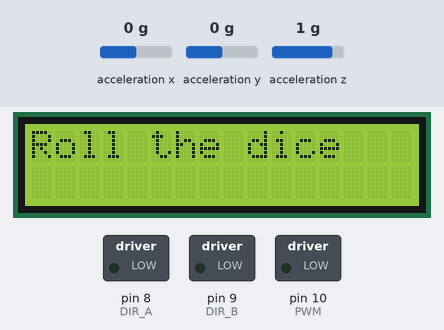
Recording of a sketch running on a simulated Arduino Uno, built with avr-gcc and run on an emulated ATmega328P. Parts: 16×2 character LCD, switched loads named in the sketch (green lamp = pin HIGH). Dashed ring = blinking. Inputs (shaded band) come from the test bench; at power-on: acceleration y 0 g, acceleration x 0 g, acceleration z 1 g. Random numbers use the default seed unless the sketch sets one; what the sketch prints to the serial monitor is not drawn.

Above: at 1.2 s.
1.3 s: acceleration y set to -0.9 g
3.2 s: acceleration y set to -1.2 g
At 5.8 s:
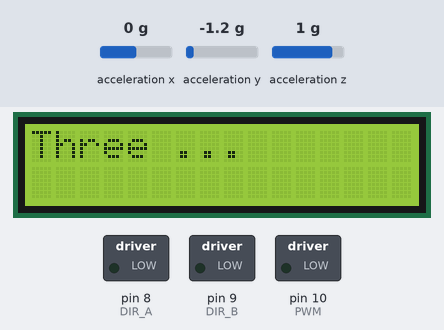
At 7.2 s:
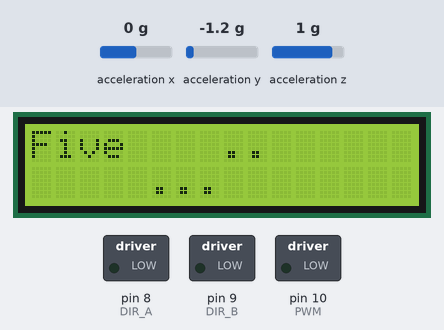
7.3 s: acceleration x set to -1 g
11.1 s: acceleration x set to -1.3 g
At 11.7 s:
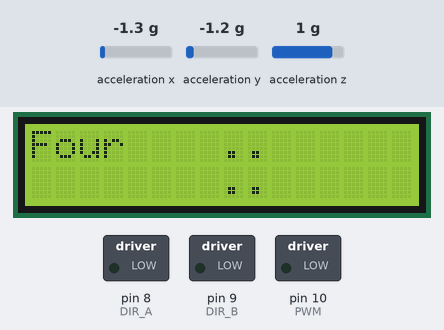
12.6 s: acceleration x set to -0.8 g
At 13.0 s:
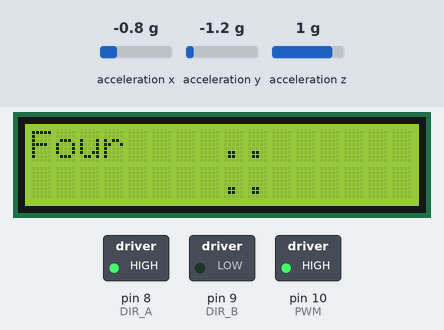
16.7 s: acceleration x set to -1.4 g
Timing chart, 0 to 19.2 s (numbered marks = the images above; inputs shaded):
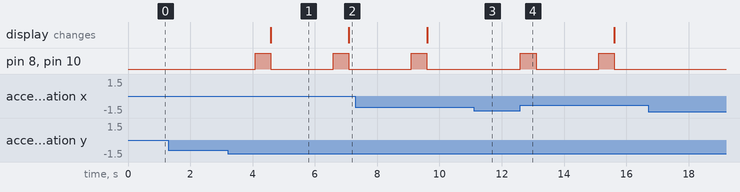

Measured:
- the behaviour switches between -1 and -1.1 g on acceleration y (found by bisection; images 0 and 1)
- the behaviour switches between -1.1 and -1.2 g on acceleration x (found by bisection; images 2 and 3)
- after the input at 1.3 s, every drawn part: stays the same
- after the input at 3.2 s, pin 8 (DIR_A), pin 10 (PWM): alternates HIGH for 0.50 s and LOW for 2.0 s, starting after 0.89 s; the display: changes after 1.4 s (image 1)
- after the input at 11.1 s, every drawn part: stays the same
- after the input at 12.6 s, pin 8 (DIR_A), pin 10 (PWM): alternates HIGH for 0.50 s and LOW for 2.0 s, starting at once
- after the input at 16.7 s, every drawn part: stays the same
- what the display in image 1 shows lasts 2.5 s, from 4.6 s to 7.1 s

The sketch:

AccelerometerModified.ino
```cpp
/*
Name: Jack Bergin
Date: March 26, 2019
Class: Electrical Engineering (H)
Lab: Modified Accelerometer Lab
Description: In this lab an LCD was added as well as a
dice to create a random dice roll based off of the tilt
of the accelerometer.
*/

// Load the LiquidCrystal library, which will give us
// commands to interface to the LCD:
#include <LiquidCrystal.h>
//Library for the accelerometer
#include "CurieIMU.h"

//Sets the perameters for the motors
const int DIR_A = 8;
const int DIR_B = 9;
const int PWM = 10;

// We initialize the pins we're using.
LiquidCrystal lcd(12,11,5,4,3,2);

void setup()
{
  //LCD Setup for the program:
  lcd.begin(16, 2);
  //Clears the LCD
  lcd.clear();
  //Prints out our initial message
  lcd.print("Roll the dice");

  //set motor control pins to OUTPUT
  pinMode(DIR_A, OUTPUT);
  pinMode(DIR_B, OUTPUT);
  pinMode(PWM, OUTPUT);

  // Start the acceleromter
  CurieIMU.begin();

  // Set the accelerometer range to 2G
  CurieIMU.setAccelerometerRange(2);

  //Sets up the serial monitor
  Serial.begin(9600);
}
void loop()
{
  // read accelerometer:
  int x = CurieIMU.readAccelerometer(X_AXIS);
  int y = CurieIMU.readAccelerometer(Y_AXIS);
  int z = CurieIMU.readAccelerometer(Z_AXIS);

  // calculate the absolute values, to determine the largest
  int absX = abs(x);
  int absY = abs(y);
  int absZ = abs(z);

  //If Z is greater than both the X and Y axis we will go into the next if statement
  if ( (absZ > absX) && (absZ > absY))
  {
    //If Z is now greater than zero this means that the accelerometer is level
    if (z > 0)
    {
      //Reset on the LCD
      lcd.clear();
      lcd.print("Roll the dice");

      //Shuts off all motor function
      brake();
      //Prints out:
      Serial.println("No Roll");

      //One second delay before next roll
      delay(1000);
    }
  }

  //else if Y is greater than X and Z its on edge
  else if ( (absY > absX) && (absY > absZ))
  {
    // if Y is positive orientation (digital pins up)and is set to 1
    if (y > 0)
    {
      //Turn the motor on for half a second
      on();
      //Then turn off the motor
      brake();
      //Display the random dice roll on the LCD
      roll();

      //Confirm that the dice was rolled on Serial Monitor
      Serial.println("Roll");
    }
    //the Y is in the negative orientation (analog pins up) and is set to 2
    else
    {
      //Turn the motor on for half a second
      on();
      //Then turn off the motor
      brake();
      //Display the random dice roll on the LCD
      roll();

      //Confirm that the dice was rolled on Serial Monitor
      Serial.println("Roll");
    }
  }
}

//Roll method
void roll()
{
   //Clears the LCD just in case
   lcd.clear();

   //Creates a random number between 1 and 6
   int randomRoll = random(1, 6);

   //Prints our the random number
   Serial.print("Random Number: ");
   Serial.println(randomRoll);

   //Prints out the roll on LCD
   if (randomRoll == 1)
   {
       //Prints out the number
       lcd.print("One");
       //Prints out the die number
       lcd.print("  .");

       //2 second delay
       delay(2000);
   }
   else if (randomRoll == 2)
   {
       //Prints out number
       lcd.print("Two");
       //Prints out die number
       lcd.print(" ..");

       //2 second delay
       delay(2000);
   }
   else if (randomRoll == 3)
   {
       //Prints out number
       lcd.print("Three");
       //Prints out die number
       lcd.print(" ...");

       //2 second delay
       delay(2000);
   }
   else if (randomRoll == 4)
   {
       //Prints out number
       lcd.print("Four");
       //Prints out die number
       lcd.print("    ..");
       lcd.setCursor(0,1);
       lcd.print("        ..");

       //2 second delay
       delay(2000);
   }
   else if (randomRoll == 5)
   {
       //Prints out number
       lcd.print("Five");
       //Prints out die number
       lcd.print("    ..");
       lcd.setCursor(0,1);
       lcd.print("     ...");

       //2 second delay
       delay(2000);
   }
   else if (randomRoll == 6)
   {
       //Prints out number
       lcd.println("Six");
       //Prints out die number
       lcd.print("    ...");
       lcd.setCursor(0,1);
       lcd.print("    ...");

       //2 second delay
       delay(2000);
   }
}
//Drives the motor to rotate counterclockwise
void on()
{
  //DIR_A is counterclockwide
  digitalWrite(DIR_A, HIGH);
  digitalWrite(DIR_B, LOW);
  digitalWrite(PWM, HIGH);

  //half second delay
  delay(500);
}

//Stops the motor
void brake()
{
  digitalWrite(DIR_A, LOW);
  digitalWrite(DIR_B, LOW);
  digitalWrite(PWM, LOW);
}
```
